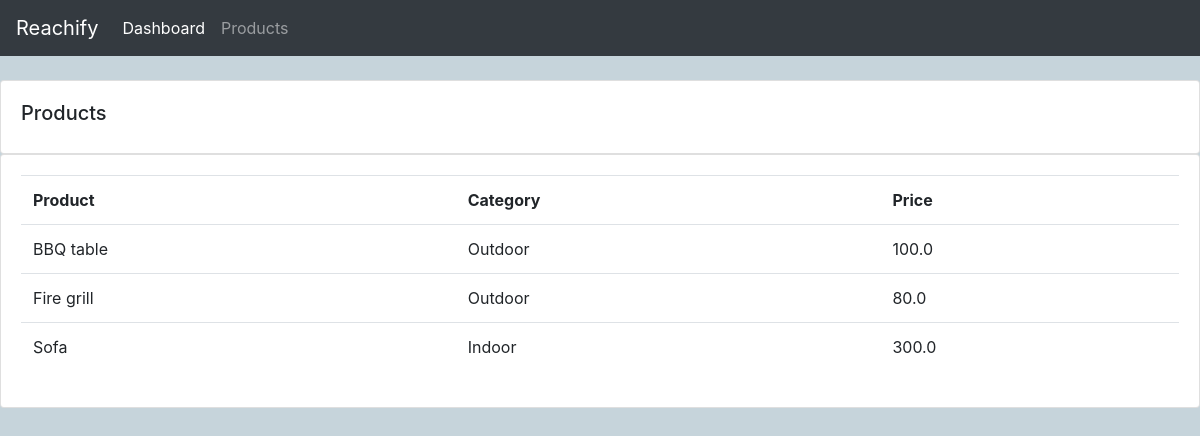
Before: /products/ with the older database file.
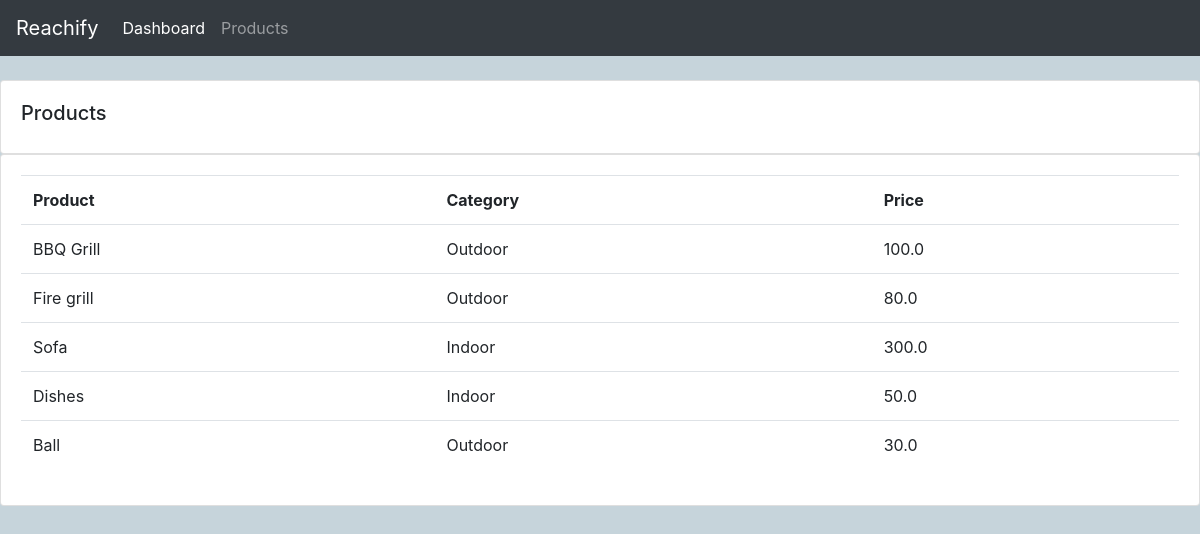
After: the same page with the newer database file.
### accounts/models.py (models this page shows, shortened)
class Product(models.Model):
    CATEGORY = (
        ('Indoor', 'Indoor'),
        ('Outdoor', 'Outdoor'),
    )
    name = models.CharField(max_length=200, null=True)
    price = models.FloatField(null=True)
    category = models.CharField(max_length=200, null=True, choices = CATEGORY)
    description = models.CharField(max_length=200, null=True)
    data_created = models.DateTimeField(auto_now_add=True, null=True)
    tags = models.ManyToManyField(Tag)

### accounts/views.py (the view)
# urls.py: path("products/", views.products, name='products'),
def products(request):
    products = Product.objects.all()
    return render(request,'products.html', {'products':products})

### accounts/templates/products.html
{%  extends 'main.html' %}
{% block content %}
{% include "navbar.html" %}
		<br>
		<div class="row">
			<div class="col-md">
				<div class="card card-body">
					<h5>Products</h5>
				</div>
				<div class="card card-body">
					<table class="table">
						<tr>
							<th>Product</th>
							<th>Category</th>
							<th>Price</th>
						</tr>
						{% for product in products%}
							<tr>
								<td>{{product.name}}</td>
								<td>{{product.category}}</td>
								<td>{{product.price}}</td>
							</tr>
						{%endfor%}
					</table>
				</div>
			</div>
		</div>
{% endblock content %}

Changed rows visible on the page:
changed Product: name "BBQ table" → "BBQ Grill"
added Product: name "Dishes", category "Indoor", price "50.0"
added Product: name "Ball", category "Outdoor", price "30.0"
